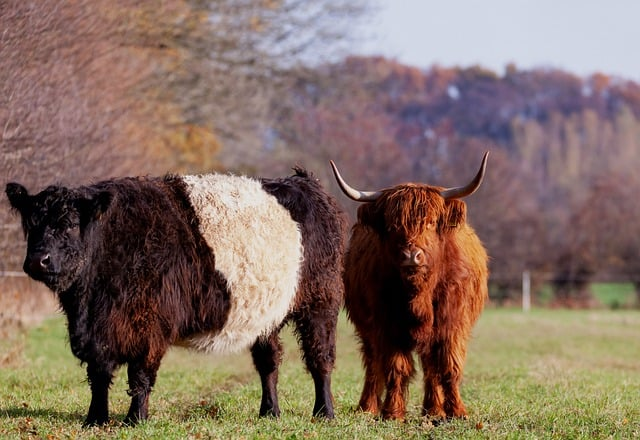
#> input picture Chapter_2/DATA/wildlife-9653797_640.jpg, 640 x 440 px
$ jupyter execute 'Ch2 2_3.ipynb'
#> lines starting #> are read from the running program, lines starting #| are printed output that depends on the picture
[cell 1]
# Import required libraries
import cv2                  # OpenCV for image processing
import numpy as np          # NumPy for numerical computations
import pandas as pd        # Pandas for data manipulation
import matplotlib.pyplot as plt    # Matplotlib for plotting
from matplotlib import rcParams   # For matplotlib settings

# Configure plot appearance settings
rcParams['font.family'] = 'serif'           # Use serif font family
rcParams['font.serif'] = ['Times New Roman'] # Set Times New Roman as the specific font

[cell 2]
# Generate 100 x data points in the range [-5, 5]
x = np.linspace(-5, 5, 100)

# Create random noise for realistic data simulation
noise = np.random.normal(0, 5, size=x.shape)

# Generate y values using a cubic function with added noise
# Function: y = x³ - 2x² + x + noise
y = x**3 - 2*x**2 + x + noise

# Combine x and y into a pandas DataFrame for easier data handling
df = pd.DataFrame({"x": x, "y": y})

[cell 3]
# Save DataFrame to a .txt file using tab as delimiter
df.to_csv("DATA/du_lieu.txt", sep="\t", index=False)

# Save DataFrame to a .csv file using comma as delimiter (default)
df.to_csv("DATA/du_lieu.csv", index=False)

[cell 4]
# Read the tab-delimited .txt file
df_txt = pd.read_csv("DATA/du_lieu.txt", delimiter="\t")

# Read the comma-delimited .csv file
df_csv = pd.read_csv("DATA/du_lieu.csv")

[cell 5]
# Import matplotlib for plotting
import matplotlib.pyplot as plt

# Create a figure with specified dimensions (8x5 inches)
plt.figure(figsize=(8, 5))

# Create a scatter plot using data from the CSV file
# x-axis: "x" column, y-axis: "y" column, with blue color and label
plt.scatter(df_csv["x"], df_csv["y"], label="Data from CSV", color="blue")

# Set label for x-axis
plt.xlabel("x")

# Set label for y-axis
plt.ylabel("y")

# Set plot title
plt.title("Cubic Function with Noise", fontsize=25)
plt.xticks(fontsize=25)
plt.yticks(fontsize=25)

# Display the legend to identify data series
plt.legend()

# Show the plot
plt.show()
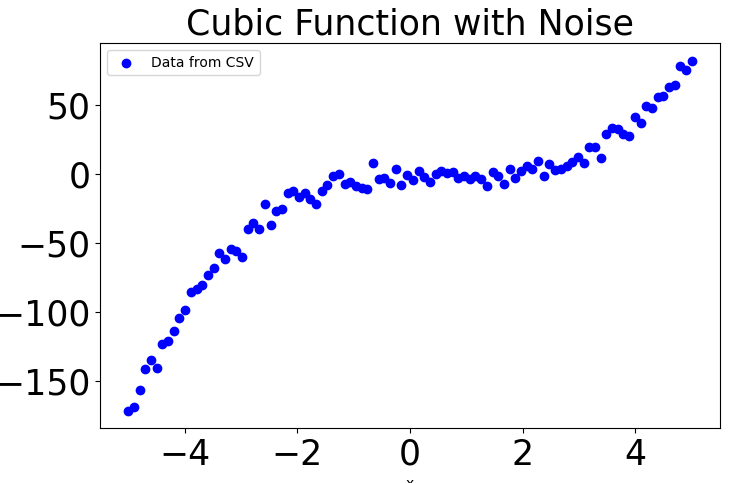
#> figure drawn by matplotlib, 1 panel

[cell 6]
# Save data in binary format (.npy)
# NumPy's native format for efficient storage
np.save("DATA/x.npy", x)
np.save("DATA/y.npy", y)

# Save data in text format (.txt)
# Human-readable format, but larger file size
np.savetxt("DATA/x.txt", x)
np.savetxt("DATA/y.txt", y)

[cell 7]
# ====== 1. Read and Convert Image to RGB Format ======
# Define path to the image file
image_path = 'DATA/wildlife-9653797_640.jpg'

# Read image using OpenCV (image is read in BGR - Blue Green Red format)
image = cv2.imread(image_path)
#> image is the input picture: shape (440, 640, 3); mean B, G, R 98.7, 110.2, 131.5
# Convert from BGR to RGB as matplotlib and other tools typically use RGB
image_rgb = cv2.cvtColor(image, cv2.COLOR_BGR2RGB)

# Print the dimensions of the converted image
# image_rgb.shape returns (height, width, number of color channels)
print("Image dimensions (height, width, channels):", image_rgb.shape)
#| Image dimensions (height, width, channels): (440, 640, 3)

# ====== 2. Convert Image from 3D to 2D Array for File Storage ======
# Reshape image from (height, width, 3) => (height*width, 3)
# Each row represents one pixel with 3 values: R, G, B
image_2d = image_rgb.reshape(-1, 3)

# ====== 3. Save Image Data to Text File ======
# Save the 2D array as a .txt file
# - '%d' formats each value as an integer
# - delimiter=',' separates values with commas
np.savetxt('DATA/image_rgb_values.txt', image_2d, fmt='%d', delimiter=',')

print("Successfully saved RGB image data to text file.")

# ====== 4. (Optional) Read Back and Verify Image ======

# Read data from the .txt file
# - delimiter=',' matches the save format
# - dtype=np.uint8 restores correct image data type
data = np.loadtxt('DATA/image_rgb_values.txt', delimiter=',', dtype=np.uint8)

# Convert 2D array back to 3D array with original image dimensions
image_restored = data.reshape(image_rgb.shape)

# Display the restored image for verification
plt.imshow(image_restored)
plt.axis('off')  # Hide axes
plt.title('Image Restored from Text File', fontsize=25)
plt.show()
